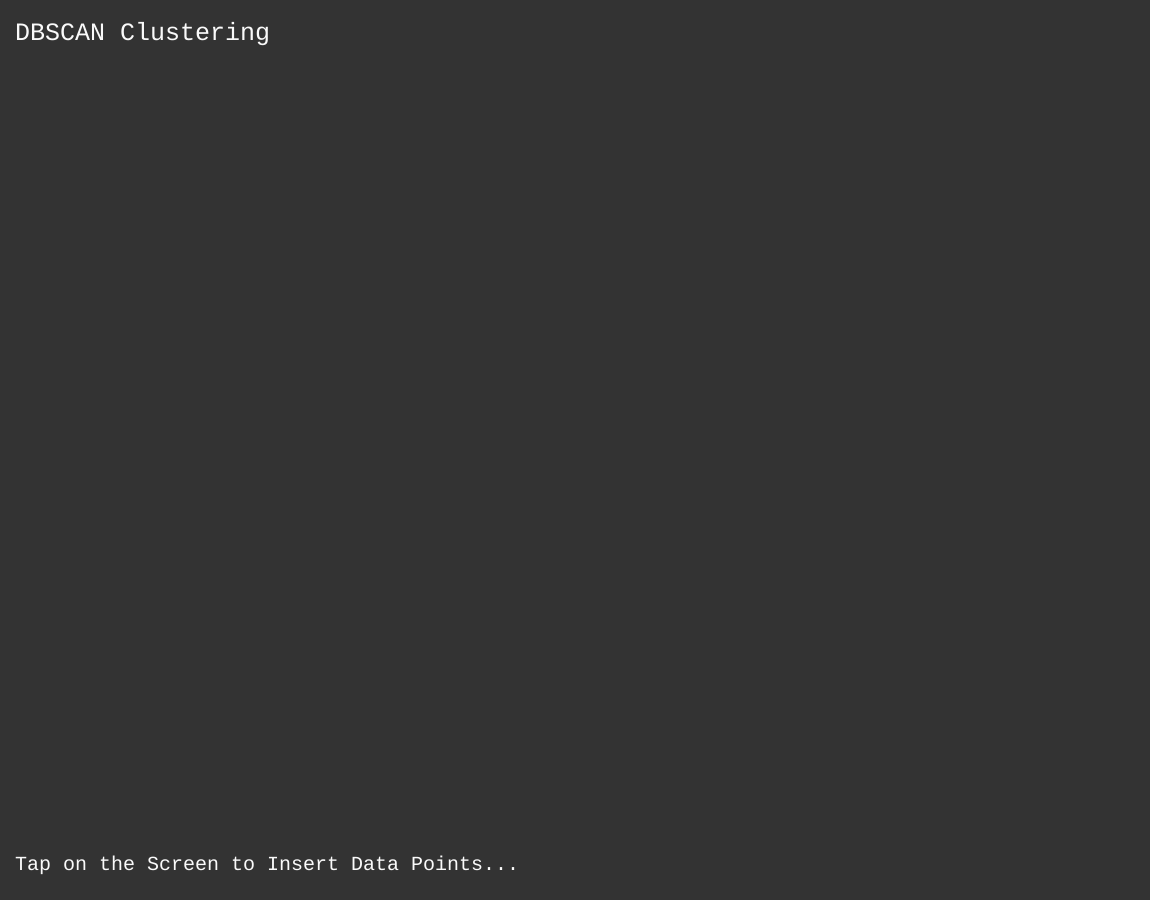
Frame 1 (no input)
Frame 60 (no input): identical to frame 1, image omitted
Frame 120 (the mouse pressed at the canvas centre since frame 60): identical to frame 1, image omitted

The p5.js sketch that drew this single still picture (run headless with seeded random() and noise() and a simulated clock; from frame 60 on, the mouse is pressed at the canvas centre):

// p5.js sketch
// ── sketch.js
var data = [];
var c = [];

var epsilon, epsilonSlider, epsilonSpan;
var minPoints;
var minPointsSlider;
var start, reset;

var showLine;
var showline = true;

var isstart = true;

var colors = ["#F44336", "#9C27B0", "#E91E63", "#2196F3", "#8BC34A", "#FFEB3B", "#607D8B", "#4CAF50", "#009688", "#03A9F4", "#F8BBD0", "#AA00FF", "#5C6BC0", "#BDBDBD", "#FFFF8D", "#795548", "white"];
var colorc = 0;

var instruction = "Tap on the Screen to Insert Data Points...";

function setup () {
  createCanvas(windowWidth-50, windowHeight - 100);
  createSpan("  |  ");
  createSpan("Epsilon : ");
  epsilonSlider = createSlider(0, 400, 100);
  epsilonSlider.changed(epsilonChanged);
  epsilonSpan = createSpan(epsilonSlider.value());
  createSpan("  |  ");
  createSpan("MinPoints : ");
  minPointsSlider = createSlider(0, 10, 5);
  minPointsSpan = createSpan(epsilonSlider.value());
  minPointsSlider.changed(minPointsChanged);
  createSpan("  |  ");
  showLine = createButton("Show Lines");
  showLine.mousePressed(function () {
    showline = !showline;
  });
  // start = createButton("Start");
  // start.mousePressed(startClustering);

  // reset = createButton("Reset");
  // reset.mousePressed(resetClustering);

}

function draw () {
  epsilon = epsilonSlider.value();
  epsilonSpan.html(epsilon.toString());
  minPoints = minPointsSlider.value();
  minPointsSpan.html(minPoints.toString());

  background(51);

  fill(250);
  textFont('monospace');
  textSize(25);
  text("DBSCAN Clustering", 15, 40);
  textSize(20);
  text(instruction, 15, height - 30);
  fill(100);
  textSize(15);
  // text("Note : Use Maximum 5 Clusters", 15, windowHeight - 7);
  

  noFill();
  noStroke();
  for (var i = 0; i < data.length; i++) {
    noStroke();
    fill(color(colors[c[i]]));
    ellipse(data[i][0], data[i][1], 10, 10);
  }
  if (isstart) {
  for (var i = 0; i < data.length; i++) {
    var temp = [];
    var mintemp = 0;
    for (var j = 0; j < data.length; j++) {
      if (distanceSquare(data[i][0], data[i][1], data[j][0], data[j][1]) <= epsilon * epsilon) {
        temp.push(j);
        mintemp++;
      }
    }
    if (mintemp >= minPoints) {

      if (c[i] == colors.length - 1) {
        c[i] = colorc;
        colorc++;
        colorc = colorc%colors.length;
      }

      for (var j = 0; j < temp.length; j++) {
        stroke(255);
        c[temp[j]] = c[i];
        if (showline) {
          line(data[i][0], data[i][1], data[temp[j]][0], data[temp[j]][1]);
        }
        noStroke();
      }
    }
  }
  }
  noFill();
}

function startClustering () {
  isstart = !isstart;

  epsilonSlider.hide();
  minPointsSlider.hide();
}

function resetClustering () {

  for (var i = 0; i < data.length; i++) {
    c[i] = colors.length - 1;
  }
  isstart = !isstart;

  epsilonSlider.show();
  minPointsSlider.show();
}

function mouseClicked () {
  if (isstart) {
    data.push([mouseX, mouseY]);
    c.push(colors.length - 1);
  }
}

function distanceSquare (x1, y1, x2, y2) {
  return (x1 - x2) * (x1 - x2) + (y1 - y2) * (y1 - y2);
}

function epsilonChanged () {
  isstart = !isstart;
  colorc = 0;
  for (var i = 0; i < data.length; i++) {
    c[i] = colors.length - 1;
  }
  isstart = !isstart;
}

function minPointsChanged () {
  isstart = !isstart;
  colorc = 0;
  for (var i = 0; i < data.length; i++) {
    c[i] = colors.length - 1;
  }
  isstart = !isstart;
}
